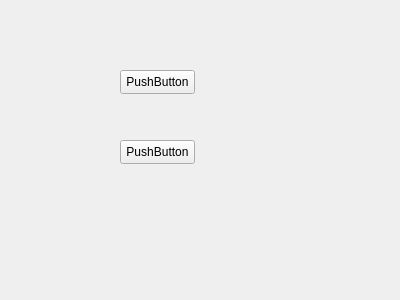
<?xml version="1.0" encoding="UTF-8"?>
<ui version="4.0">
 <class>Form</class>
 <widget class="QWidget" name="Form">
  <property name="geometry">
   <rect>
    <x>0</x>
    <y>0</y>
    <width>400</width>
    <height>300</height>
   </rect>
  </property>
  <property name="windowTitle">
   <string>Form</string>
  </property>
  <widget class="QPushButton" name="pushButton">
   <property name="geometry">
    <rect>
     <x>120</x>
     <y>70</y>
     <width>75</width>
     <height>24</height>
    </rect>
   </property>
   <property name="text">
    <string>PushButton</string>
   </property>
  </widget>
  <widget class="QPushButton" name="pushButton_2">
   <property name="geometry">
    <rect>
     <x>120</x>
     <y>140</y>
     <width>75</width>
     <height>24</height>
    </rect>
   </property>
   <property name="text">
    <string>PushButton</string>
   </property>
  </widget>
 </widget>
 <resources/>
 <connections/>
</ui>
